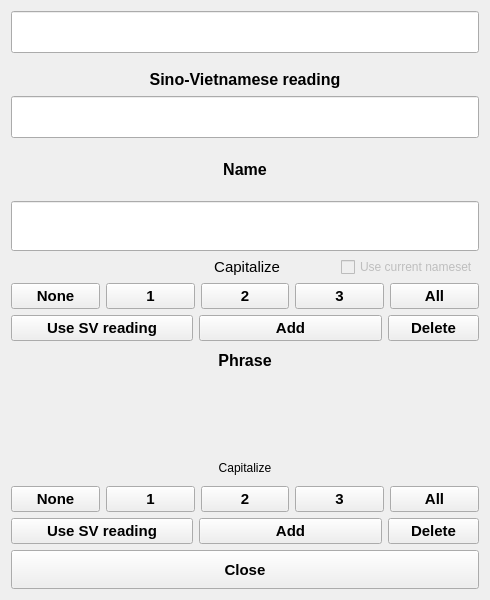
<?xml version="1.0" encoding="UTF-8"?>
<ui version="4.0">
 <class>DictPopup</class>
 <widget class="QDialog" name="DictPopup">
  <property name="geometry">
   <rect>
    <x>0</x>
    <y>0</y>
    <width>490</width>
    <height>600</height>
   </rect>
  </property>
  <property name="minimumSize">
   <size>
    <width>490</width>
    <height>600</height>
   </size>
  </property>
  <property name="maximumSize">
   <size>
    <width>490</width>
    <height>600</height>
   </size>
  </property>
  <property name="windowTitle">
   <string>DictPopup</string>
  </property>
  <layout class="QVBoxLayout" name="verticalLayout_2" stretch="1,2,5,5,1">
   <item>
    <widget class="QLineEdit" name="original">
     <property name="sizePolicy">
      <sizepolicy hsizetype="Expanding" vsizetype="Preferred">
       <horstretch>0</horstretch>
       <verstretch>0</verstretch>
      </sizepolicy>
     </property>
     <property name="font">
      <font>
       <family>Noto Sans SC</family>
       <pointsize>18</pointsize>
       <italic>false</italic>
       <bold>false</bold>
      </font>
     </property>
     <property name="styleSheet">
      <string notr="true">font: 18pt &quot;Noto Sans SC&quot;;</string>
     </property>
     <property name="text">
      <string/>
     </property>
     <property name="alignment">
      <set>Qt::AlignmentFlag::AlignCenter</set>
     </property>
     <property name="readOnly">
      <bool>true</bool>
     </property>
    </widget>
   </item>
   <item>
    <layout class="QVBoxLayout" name="sv" stretch="1,2">
     <property name="topMargin">
      <number>10</number>
     </property>
     <property name="bottomMargin">
      <number>0</number>
     </property>
     <item>
      <widget class="QLabel" name="label_4">
       <property name="sizePolicy">
        <sizepolicy hsizetype="Preferred" vsizetype="Minimum">
         <horstretch>0</horstretch>
         <verstretch>0</verstretch>
        </sizepolicy>
       </property>
       <property name="font">
        <font>
         <family>Segoe UI</family>
         <pointsize>12</pointsize>
         <italic>false</italic>
         <bold>true</bold>
        </font>
       </property>
       <property name="styleSheet">
        <string notr="true">font: 700 12pt &quot;Segoe UI&quot;;</string>
       </property>
       <property name="text">
        <string>Sino-Vietnamese reading</string>
       </property>
       <property name="alignment">
        <set>Qt::AlignmentFlag::AlignCenter</set>
       </property>
      </widget>
     </item>
     <item>
      <widget class="QLineEdit" name="sv_reading">
       <property name="sizePolicy">
        <sizepolicy hsizetype="Expanding" vsizetype="Preferred">
         <horstretch>0</horstretch>
         <verstretch>0</verstretch>
        </sizepolicy>
       </property>
       <property name="font">
        <font>
         <family>Tahoma</family>
         <pointsize>12</pointsize>
        </font>
       </property>
       <property name="styleSheet">
        <string notr="true">font-size: 12pt;
font-family: &quot;Tahoma&quot;</string>
       </property>
       <property name="text">
        <string/>
       </property>
       <property name="alignment">
        <set>Qt::AlignmentFlag::AlignCenter</set>
       </property>
       <property name="readOnly">
        <bool>true</bool>
       </property>
      </widget>
     </item>
    </layout>
   </item>
   <item>
    <layout class="QVBoxLayout" name="nm" stretch="0,0,0,0,0">
     <item>
      <widget class="QLabel" name="label_2">
       <property name="font">
        <font>
         <family>Segoe UI</family>
         <pointsize>12</pointsize>
         <italic>false</italic>
         <bold>true</bold>
        </font>
       </property>
       <property name="styleSheet">
        <string notr="true">font: 700 12pt &quot;Segoe UI&quot;;</string>
       </property>
       <property name="text">
        <string>Name</string>
       </property>
       <property name="alignment">
        <set>Qt::AlignmentFlag::AlignCenter</set>
       </property>
      </widget>
     </item>
     <item>
      <widget class="QLineEdit" name="current_name">
       <property name="sizePolicy">
        <sizepolicy hsizetype="Expanding" vsizetype="Preferred">
         <horstretch>0</horstretch>
         <verstretch>0</verstretch>
        </sizepolicy>
       </property>
       <property name="styleSheet">
        <string notr="true">font-size: 12pt;
font-family: &quot;Tahoma&quot;</string>
       </property>
       <property name="alignment">
        <set>Qt::AlignmentFlag::AlignCenter</set>
       </property>
       <property name="readOnly">
        <bool>true</bool>
       </property>
      </widget>
     </item>
     <item>
      <layout class="QHBoxLayout" name="horizontalLayout_2" stretch="1,0">
       <item>
        <widget class="QLabel" name="label">
         <property name="sizePolicy">
          <sizepolicy hsizetype="Preferred" vsizetype="Minimum">
           <horstretch>0</horstretch>
           <verstretch>0</verstretch>
          </sizepolicy>
         </property>
         <property name="font">
          <font>
           <family>Segoe UI</family>
           <pointsize>11</pointsize>
           <italic>false</italic>
           <bold>false</bold>
          </font>
         </property>
         <property name="styleSheet">
          <string notr="true">font: 11pt &quot;Segoe UI&quot;;
padding-right: 55px;</string>
         </property>
         <property name="text">
          <string>Capitalize</string>
         </property>
         <property name="scaledContents">
          <bool>false</bool>
         </property>
         <property name="alignment">
          <set>Qt::AlignmentFlag::AlignRight|Qt::AlignmentFlag::AlignTrailing|Qt::AlignmentFlag::AlignVCenter</set>
         </property>
         <property name="margin">
          <number>0</number>
         </property>
         <property name="indent">
          <number>0</number>
         </property>
         <property name="textInteractionFlags">
          <set>Qt::TextInteractionFlag::NoTextInteraction</set>
         </property>
        </widget>
       </item>
       <item>
        <widget class="QCheckBox" name="use_current_nameset">
         <property name="enabled">
          <bool>false</bool>
         </property>
         <property name="focusPolicy">
          <enum>Qt::FocusPolicy::NoFocus</enum>
         </property>
         <property name="text">
          <string>Use current nameset</string>
         </property>
        </widget>
       </item>
      </layout>
     </item>
     <item>
      <layout class="QHBoxLayout" name="horizontalLayout">
       <property name="sizeConstraint">
        <enum>QLayout::SizeConstraint::SetDefaultConstraint</enum>
       </property>
       <item>
        <widget class="QPushButton" name="cap_none_name">
         <property name="sizePolicy">
          <sizepolicy hsizetype="Minimum" vsizetype="Fixed">
           <horstretch>0</horstretch>
           <verstretch>0</verstretch>
          </sizepolicy>
         </property>
         <property name="font">
          <font>
           <pointsize>11</pointsize>
           <bold>true</bold>
          </font>
         </property>
         <property name="focusPolicy">
          <enum>Qt::FocusPolicy::NoFocus</enum>
         </property>
         <property name="styleSheet">
          <string notr="true">font-size: 11pt;
font-weight: bold;</string>
         </property>
         <property name="text">
          <string>None</string>
         </property>
         <property name="autoDefault">
          <bool>false</bool>
         </property>
        </widget>
       </item>
       <item>
        <widget class="QPushButton" name="cap_1_name">
         <property name="font">
          <font>
           <family>Segoe UI</family>
           <pointsize>11</pointsize>
           <italic>false</italic>
           <bold>true</bold>
          </font>
         </property>
         <property name="focusPolicy">
          <enum>Qt::FocusPolicy::NoFocus</enum>
         </property>
         <property name="styleSheet">
          <string notr="true">font: 700 11pt &quot;Segoe UI&quot;;</string>
         </property>
         <property name="text">
          <string>1</string>
         </property>
         <property name="autoDefault">
          <bool>false</bool>
         </property>
        </widget>
       </item>
       <item>
        <widget class="QPushButton" name="cap_2_name">
         <property name="font">
          <font>
           <family>Segoe UI</family>
           <pointsize>11</pointsize>
           <italic>false</italic>
           <bold>true</bold>
          </font>
         </property>
         <property name="focusPolicy">
          <enum>Qt::FocusPolicy::NoFocus</enum>
         </property>
         <property name="styleSheet">
          <string notr="true">font: 700 11pt &quot;Segoe UI&quot;;</string>
         </property>
         <property name="text">
          <string>2</string>
         </property>
         <property name="autoDefault">
          <bool>false</bool>
         </property>
        </widget>
       </item>
       <item>
        <widget class="QPushButton" name="cap_3_name">
         <property name="font">
          <font>
           <pointsize>11</pointsize>
           <bold>true</bold>
          </font>
         </property>
         <property name="focusPolicy">
          <enum>Qt::FocusPolicy::NoFocus</enum>
         </property>
         <property name="text">
          <string>3</string>
         </property>
         <property name="autoDefault">
          <bool>false</bool>
         </property>
        </widget>
       </item>
       <item>
        <widget class="QPushButton" name="cap_all_name">
         <property name="font">
          <font>
           <pointsize>11</pointsize>
           <bold>true</bold>
          </font>
         </property>
         <property name="focusPolicy">
          <enum>Qt::FocusPolicy::NoFocus</enum>
         </property>
         <property name="text">
          <string>All</string>
         </property>
         <property name="autoDefault">
          <bool>false</bool>
         </property>
        </widget>
       </item>
      </layout>
     </item>
     <item>
      <layout class="QHBoxLayout" name="horizontalLayout_3" stretch="2,2,1">
       <item>
        <widget class="QPushButton" name="use_sv_reading_name">
         <property name="sizePolicy">
          <sizepolicy hsizetype="Minimum" vsizetype="Minimum">
           <horstretch>0</horstretch>
           <verstretch>0</verstretch>
          </sizepolicy>
         </property>
         <property name="font">
          <font>
           <pointsize>11</pointsize>
           <bold>true</bold>
          </font>
         </property>
         <property name="focusPolicy">
          <enum>Qt::FocusPolicy::NoFocus</enum>
         </property>
         <property name="styleSheet">
          <string notr="true">font-size: 11pt;
font-weight: bold;</string>
         </property>
         <property name="text">
          <string>Use SV reading</string>
         </property>
         <property name="autoDefault">
          <bool>false</bool>
         </property>
        </widget>
       </item>
       <item>
        <widget class="QPushButton" name="add_name">
         <property name="sizePolicy">
          <sizepolicy hsizetype="Minimum" vsizetype="Fixed">
           <horstretch>0</horstretch>
           <verstretch>0</verstretch>
          </sizepolicy>
         </property>
         <property name="focusPolicy">
          <enum>Qt::FocusPolicy::NoFocus</enum>
         </property>
         <property name="styleSheet">
          <string notr="true">font-size: 11pt;
font-weight: bold;</string>
         </property>
         <property name="text">
          <string>Add</string>
         </property>
        </widget>
       </item>
       <item>
        <widget class="QPushButton" name="delete_name">
         <property name="styleSheet">
          <string notr="true">font-size: 11pt;
font-weight: bold;</string>
         </property>
         <property name="text">
          <string>Delete</string>
         </property>
         <property name="autoDefault">
          <bool>false</bool>
         </property>
        </widget>
       </item>
      </layout>
     </item>
    </layout>
   </item>
   <item>
    <layout class="QVBoxLayout" name="ph" stretch="1,2,1,1,1">
     <item>
      <widget class="QLabel" name="label_3">
       <property name="font">
        <font>
         <pointsize>12</pointsize>
         <bold>true</bold>
        </font>
       </property>
       <property name="text">
        <string>Phrase</string>
       </property>
       <property name="alignment">
        <set>Qt::AlignmentFlag::AlignCenter</set>
       </property>
      </widget>
     </item>
     <item>
      <widget class="ChipList" name="list_phrases">
       <property name="acceptDrops">
        <bool>true</bool>
       </property>
       <property name="styleSheet">
        <string notr="true">background-color: transparent</string>
       </property>
       <property name="verticalScrollBarPolicy">
        <enum>Qt::ScrollBarPolicy::ScrollBarAlwaysOff</enum>
       </property>
       <property name="horizontalScrollBarPolicy">
        <enum>Qt::ScrollBarPolicy::ScrollBarAlwaysOff</enum>
       </property>
       <property name="dragEnabled">
        <bool>true</bool>
       </property>
       <property name="horizontalScrollMode">
        <enum>QAbstractItemView::ScrollMode::ScrollPerPixel</enum>
       </property>
       <property name="movement">
        <enum>QListView::Movement::Snap</enum>
       </property>
       <property name="flow">
        <enum>QListView::Flow::LeftToRight</enum>
       </property>
       <property name="spacing">
        <number>5</number>
       </property>
       <property name="supportedDragActions">
        <set>Qt::DropAction::MoveAction</set>
       </property>
      </widget>
     </item>
     <item>
      <widget class="QLabel" name="label_5">
       <property name="styleSheet">
        <string notr="true">font: 11pt &quot;Segoe UI&quot;;</string>
       </property>
       <property name="text">
        <string>Capitalize</string>
       </property>
       <property name="alignment">
        <set>Qt::AlignmentFlag::AlignCenter</set>
       </property>
      </widget>
     </item>
     <item>
      <layout class="QHBoxLayout" name="horizontalLayout_5">
       <item>
        <widget class="QPushButton" name="cap_none_phrase">
         <property name="sizePolicy">
          <sizepolicy hsizetype="Minimum" vsizetype="Fixed">
           <horstretch>0</horstretch>
           <verstretch>0</verstretch>
          </sizepolicy>
         </property>
         <property name="font">
          <font>
           <pointsize>11</pointsize>
           <bold>true</bold>
          </font>
         </property>
         <property name="focusPolicy">
          <enum>Qt::FocusPolicy::NoFocus</enum>
         </property>
         <property name="styleSheet">
          <string notr="true">font-size: 11pt;
font-weight: bold;</string>
         </property>
         <property name="text">
          <string>None</string>
         </property>
         <property name="autoDefault">
          <bool>false</bool>
         </property>
        </widget>
       </item>
       <item>
        <widget class="QPushButton" name="cap_1_phrase">
         <property name="font">
          <font>
           <family>Segoe UI</family>
           <pointsize>11</pointsize>
           <italic>false</italic>
           <bold>true</bold>
          </font>
         </property>
         <property name="focusPolicy">
          <enum>Qt::FocusPolicy::NoFocus</enum>
         </property>
         <property name="styleSheet">
          <string notr="true">font: 700 11pt &quot;Segoe UI&quot;;</string>
         </property>
         <property name="text">
          <string>1</string>
         </property>
         <property name="autoDefault">
          <bool>false</bool>
         </property>
        </widget>
       </item>
       <item>
        <widget class="QPushButton" name="cap_2_phrase">
         <property name="font">
          <font>
           <family>Segoe UI</family>
           <pointsize>11</pointsize>
           <italic>false</italic>
           <bold>true</bold>
          </font>
         </property>
         <property name="focusPolicy">
          <enum>Qt::FocusPolicy::NoFocus</enum>
         </property>
         <property name="styleSheet">
          <string notr="true">font: 700 11pt &quot;Segoe UI&quot;;</string>
         </property>
         <property name="text">
          <string>2</string>
         </property>
         <property name="autoDefault">
          <bool>false</bool>
         </property>
        </widget>
       </item>
       <item>
        <widget class="QPushButton" name="cap_3_phrase">
         <property name="font">
          <font>
           <pointsize>11</pointsize>
           <bold>true</bold>
          </font>
         </property>
         <property name="focusPolicy">
          <enum>Qt::FocusPolicy::NoFocus</enum>
         </property>
         <property name="text">
          <string>3</string>
         </property>
         <property name="autoDefault">
          <bool>false</bool>
         </property>
        </widget>
       </item>
       <item>
        <widget class="QPushButton" name="cap_all_phrase">
         <property name="font">
          <font>
           <pointsize>11</pointsize>
           <bold>true</bold>
          </font>
         </property>
         <property name="focusPolicy">
          <enum>Qt::FocusPolicy::NoFocus</enum>
         </property>
         <property name="text">
          <string>All</string>
         </property>
         <property name="autoDefault">
          <bool>false</bool>
         </property>
        </widget>
       </item>
      </layout>
     </item>
     <item>
      <layout class="QHBoxLayout" name="horizontalLayout_4" stretch="2,2,1">
       <item>
        <widget class="QPushButton" name="use_sv_reading_phrase">
         <property name="focusPolicy">
          <enum>Qt::FocusPolicy::NoFocus</enum>
         </property>
         <property name="styleSheet">
          <string notr="true">font-size: 11pt;
font-weight: bold;</string>
         </property>
         <property name="text">
          <string>Use SV reading</string>
         </property>
        </widget>
       </item>
       <item>
        <widget class="QPushButton" name="add_phrase">
         <property name="focusPolicy">
          <enum>Qt::FocusPolicy::NoFocus</enum>
         </property>
         <property name="styleSheet">
          <string notr="true">font-size: 11pt;
font-weight: bold;</string>
         </property>
         <property name="text">
          <string>Add</string>
         </property>
        </widget>
       </item>
       <item>
        <widget class="QPushButton" name="delete_node_phrase">
         <property name="styleSheet">
          <string notr="true">font-size: 11pt;
font-weight: bold;</string>
         </property>
         <property name="text">
          <string>Delete</string>
         </property>
         <property name="autoDefault">
          <bool>false</bool>
         </property>
        </widget>
       </item>
      </layout>
     </item>
    </layout>
   </item>
   <item>
    <widget class="QPushButton" name="close_popup">
     <property name="sizePolicy">
      <sizepolicy hsizetype="Minimum" vsizetype="Preferred">
       <horstretch>0</horstretch>
       <verstretch>0</verstretch>
      </sizepolicy>
     </property>
     <property name="styleSheet">
      <string notr="true">font-size: 11pt;
font-weight: bold;</string>
     </property>
     <property name="text">
      <string>Close</string>
     </property>
     <property name="autoDefault">
      <bool>false</bool>
     </property>
    </widget>
   </item>
  </layout>
 </widget>
 <customwidgets>
  <customwidget>
   <class>ChipList</class>
   <extends>QListWidget</extends>
   <header>chiplist.h</header>
  </customwidget>
 </customwidgets>
 <resources/>
 <connections/>
</ui>
